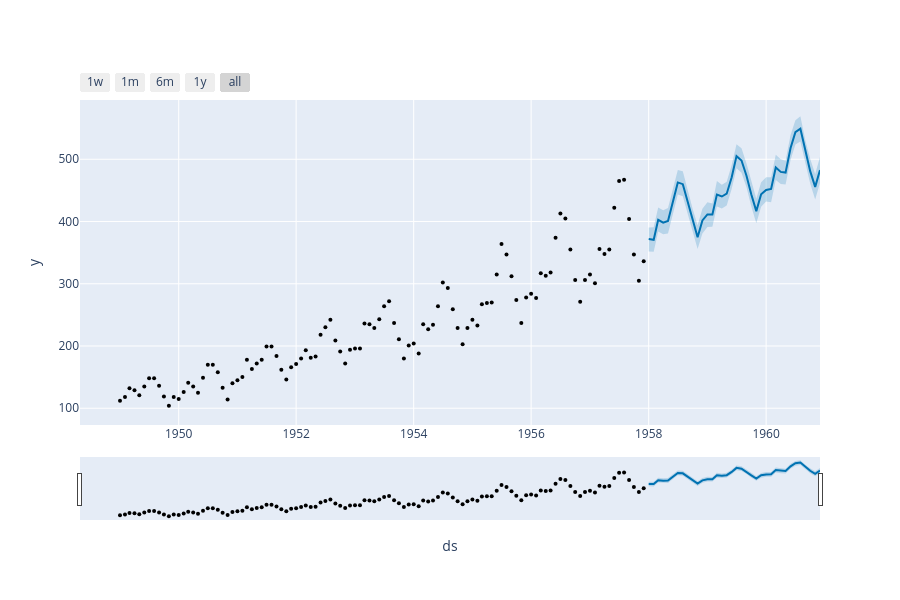

The notebook cell saved with this chart:
### Code cell
import plotly.graph_objects as go
from prophet.plot import plot_plotly, plot_components_plotly
import prophet.plot as prophet_plot

prophet_plot.go = go

plot_plotly(m, forecast)
